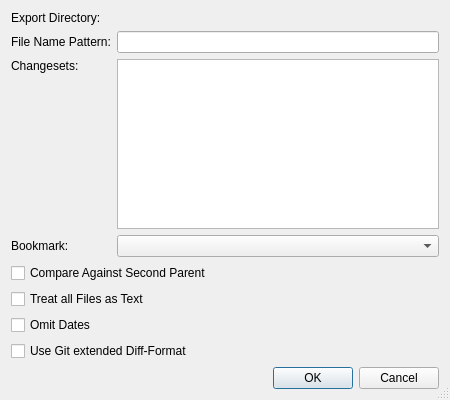
<?xml version="1.0" encoding="UTF-8"?>
<ui version="4.0">
 <class>HgExportDialog</class>
 <widget class="QDialog" name="HgExportDialog">
  <property name="geometry">
   <rect>
    <x>0</x>
    <y>0</y>
    <width>450</width>
    <height>400</height>
   </rect>
  </property>
  <property name="windowTitle">
   <string>Export Patches</string>
  </property>
  <property name="sizeGripEnabled">
   <bool>true</bool>
  </property>
  <layout class="QVBoxLayout" name="verticalLayout">
   <item>
    <layout class="QGridLayout" name="gridLayout">
     <item row="0" column="0">
      <widget class="QLabel" name="label">
       <property name="text">
        <string>Export Directory:</string>
       </property>
      </widget>
     </item>
     <item row="0" column="1">
      <widget class="EricPathPicker" name="directoryPicker" native="true">
       <property name="sizePolicy">
        <sizepolicy hsizetype="Expanding" vsizetype="Preferred">
         <horstretch>0</horstretch>
         <verstretch>0</verstretch>
        </sizepolicy>
       </property>
       <property name="focusPolicy">
        <enum>Qt::StrongFocus</enum>
       </property>
       <property name="toolTip">
        <string>Enter the target name</string>
       </property>
       <property name="whatsThis">
        <string>&lt;b&gt;Target name&lt;/b&gt;
&lt;p&gt;Enter the new name in this field. The target must be the new name or an absolute path.&lt;/p&gt;</string>
       </property>
      </widget>
     </item>
     <item row="1" column="0">
      <widget class="QLabel" name="label_2">
       <property name="text">
        <string>File Name Pattern:</string>
       </property>
      </widget>
     </item>
     <item row="1" column="1">
      <widget class="QLineEdit" name="patternEdit">
       <property name="toolTip">
        <string>Enter the file name pattern for the export files</string>
       </property>
       <property name="whatsThis">
        <string>&lt;b&gt;File Name Pattern&lt;/b&gt;
&lt;p&gt;Enter the file name pattern to be used to generate the export files
here. Valid recognized patterns are:&lt;/p&gt;
&lt;table&gt;
&lt;tr&gt;&lt;td&gt;%%&lt;/td&gt;&lt;td&gt;literal &quot;%&quot; character&lt;/td&gt;&lt;/tr&gt;
&lt;tr&gt;&lt;td&gt;%H&lt;/td&gt;&lt;td&gt;changeset hash (40 hexadecimal digits)&lt;/td&gt;&lt;/tr&gt;
&lt;tr&gt;&lt;td&gt;%N&lt;/td&gt;&lt;td&gt;number of patches being generated&lt;/td&gt;&lt;/tr&gt;
&lt;tr&gt;&lt;td&gt;%R&lt;/td&gt;&lt;td&gt;changeset revision number&lt;/td&gt;&lt;/tr&gt;
&lt;tr&gt;&lt;td&gt;%b&lt;/td&gt;&lt;td&gt;basename of the exporting repository&lt;/td&gt;&lt;/tr&gt;
&lt;tr&gt;&lt;td&gt;%h&lt;/td&gt;&lt;td&gt;short-form changeset hash (12 hexadecimal digits)&lt;/td&gt;&lt;/tr&gt;
&lt;tr&gt;&lt;td&gt;%n&lt;/td&gt;&lt;td&gt;zero-padded sequence number, starting at 1&lt;/td&gt;&lt;/tr&gt;
&lt;tr&gt;&lt;td&gt;%r&lt;/td&gt;&lt;td&gt;zero-padded changeset revision number&lt;/td&gt;&lt;/tr&gt;
&lt;/table&gt;    
</string>
       </property>
      </widget>
     </item>
     <item row="2" column="0">
      <widget class="QLabel" name="label_3">
       <property name="text">
        <string>Changesets:</string>
       </property>
       <property name="alignment">
        <set>Qt::AlignLeading|Qt::AlignLeft|Qt::AlignTop</set>
       </property>
      </widget>
     </item>
     <item row="2" column="1">
      <widget class="QPlainTextEdit" name="changesetsEdit">
       <property name="toolTip">
        <string>Enter changesets by number, id, range or revset expression one per line</string>
       </property>
       <property name="tabChangesFocus">
        <bool>true</bool>
       </property>
       <property name="lineWrapMode">
        <enum>QPlainTextEdit::NoWrap</enum>
       </property>
      </widget>
     </item>
     <item row="3" column="0">
      <widget class="QLabel" name="label_4">
       <property name="text">
        <string>Bookmark:</string>
       </property>
      </widget>
     </item>
     <item row="3" column="1">
      <widget class="QComboBox" name="bookmarkCombo">
       <property name="sizePolicy">
        <sizepolicy hsizetype="Expanding" vsizetype="Fixed">
         <horstretch>0</horstretch>
         <verstretch>0</verstretch>
        </sizepolicy>
       </property>
       <property name="toolTip">
        <string>Select a bookmark name</string>
       </property>
      </widget>
     </item>
    </layout>
   </item>
   <item>
    <widget class="QCheckBox" name="switchParentCheckBox">
     <property name="toolTip">
      <string/>
     </property>
     <property name="text">
      <string>Compare Against Second Parent</string>
     </property>
    </widget>
   </item>
   <item>
    <widget class="QCheckBox" name="textCheckBox">
     <property name="toolTip">
      <string/>
     </property>
     <property name="text">
      <string>Treat all Files as Text</string>
     </property>
    </widget>
   </item>
   <item>
    <widget class="QCheckBox" name="datesCheckBox">
     <property name="text">
      <string>Omit Dates</string>
     </property>
    </widget>
   </item>
   <item>
    <widget class="QCheckBox" name="gitCheckBox">
     <property name="text">
      <string>Use Git extended Diff-Format</string>
     </property>
    </widget>
   </item>
   <item>
    <widget class="QDialogButtonBox" name="buttonBox">
     <property name="orientation">
      <enum>Qt::Horizontal</enum>
     </property>
     <property name="standardButtons">
      <set>QDialogButtonBox::Cancel|QDialogButtonBox::Ok</set>
     </property>
    </widget>
   </item>
  </layout>
 </widget>
 <customwidgets>
  <customwidget>
   <class>EricPathPicker</class>
   <extends>QWidget</extends>
   <header>EricWidgets/EricPathPicker.h</header>
   <container>1</container>
  </customwidget>
 </customwidgets>
 <tabstops>
  <tabstop>directoryPicker</tabstop>
  <tabstop>patternEdit</tabstop>
  <tabstop>changesetsEdit</tabstop>
  <tabstop>bookmarkCombo</tabstop>
  <tabstop>switchParentCheckBox</tabstop>
  <tabstop>textCheckBox</tabstop>
  <tabstop>datesCheckBox</tabstop>
  <tabstop>gitCheckBox</tabstop>
 </tabstops>
 <resources/>
 <connections>
  <connection>
   <sender>buttonBox</sender>
   <signal>accepted()</signal>
   <receiver>HgExportDialog</receiver>
   <slot>accept()</slot>
   <hints>
    <hint type="sourcelabel">
     <x>248</x>
     <y>254</y>
    </hint>
    <hint type="destinationlabel">
     <x>157</x>
     <y>274</y>
    </hint>
   </hints>
  </connection>
  <connection>
   <sender>buttonBox</sender>
   <signal>rejected()</signal>
   <receiver>HgExportDialog</receiver>
   <slot>reject()</slot>
   <hints>
    <hint type="sourcelabel">
     <x>316</x>
     <y>260</y>
    </hint>
    <hint type="destinationlabel">
     <x>286</x>
     <y>274</y>
    </hint>
   </hints>
  </connection>
 </connections>
</ui>
